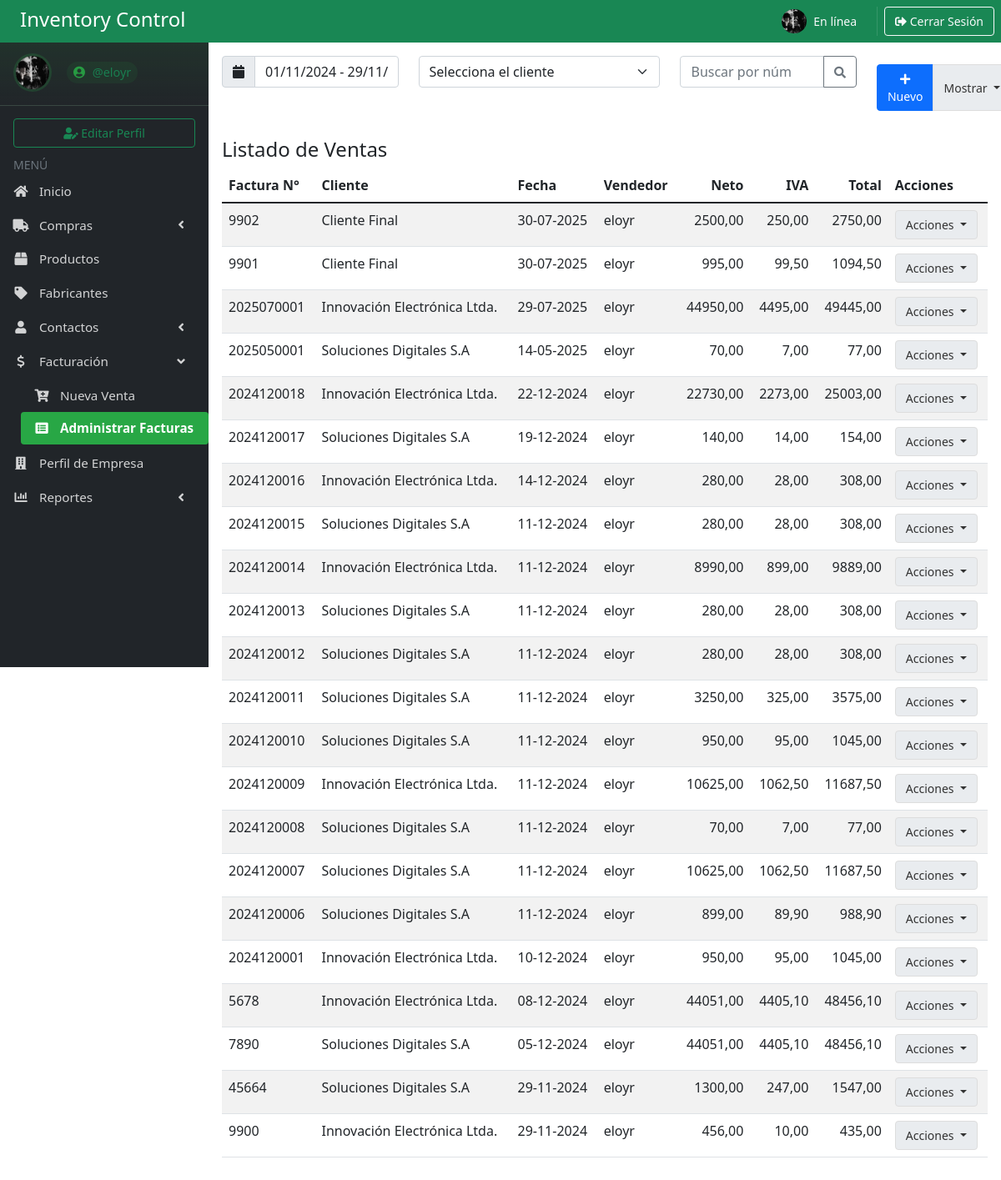
/admin_facturas/ (signed in), run on the app's committed database.
### Inventario/models.py (models this page shows, shortened)
class Profile(models.Model):
    user = models.OneToOneField(User, on_delete=models.CASCADE)
    image = models.ImageField(upload_to='profile_pics/', default='profile_pics/default-avatar.png', blank=True)
    last_seen = models.DateTimeField(default=timezone.now)

class Venta(models.Model):
    numero_factura = models.CharField(max_length=20, unique=True)
    cliente = models.ForeignKey('Cliente', on_delete=models.PROTECT)
    fecha = models.DateTimeField(auto_now_add=True)
    vendedor = models.ForeignKey(User, on_delete=models.PROTECT)
    neto = models.DecimalField(max_digits=10, decimal_places=2)
    iva = models.DecimalField(max_digits=10, decimal_places=2)
    total = models.DecimalField(max_digits=10, decimal_places=2)
    estado = models.BooleanField(default=True)  # Para marcar si la venta está activa o anulada
    created_at = models.DateTimeField(auto_now_add=True)
    updated_at = models.DateTimeField(auto_now=True)
    class Meta:
        verbose_name = 'Venta'
        verbose_name_plural = 'Ventas'
        ordering = ['-fecha']

class Cliente(models.Model):
    nombre = models.CharField(max_length=200)
    numero_impuesto = models.CharField(max_length=50, blank=True, null=True)
    sitio_web = models.URLField(max_length=200, blank=True, null=True)
    telefono_empresa = models.CharField(max_length=20)
    nombres = models.CharField(max_length=100)
    apellidos = models.CharField(max_length=100)
    correo_electronico = models.EmailField(max_length=254)
    telefono_contacto = models.CharField(max_length=20)
    calle = models.CharField(max_length=200)
    ciudad = models.CharField(max_length=100)
    region_provincia = models.CharField(max_length=100)
    codigo_postal = models.CharField(max_length=20)
    pais = models.CharField(max_length=100)
    fecha_registro = models.DateTimeField(auto_now_add=True)
    fecha_actualizacion = models.DateTimeField(auto_now=True)
    class Meta:
        verbose_name = "Cliente"
        verbose_name_plural = "Clientes"

### Inventario/views.py (the view)
# urls.py: path('admin_facturas/', views.admin_facturas, name='admin_facturas'),
@login_required
def admin_facturas(request):
    ventas = Venta.objects.all().order_by('-fecha')
    clientes = Cliente.objects.all()
    context = {
        'ventas': ventas,
        'clientes': clientes,
        'active_page': 'admin_facturas'
    }
    return render(request, 'Inventario/admin_facturas.html', context)

### Inventario/context_processors.py (called while the page is built)
def user_profile(request):
    if request.user.is_authenticated:
        profile, created = Profile.objects.get_or_create(user=request.user)
        now = timezone.now()
        online = (now - profile.last_seen) < timedelta(minutes=2)
        return {'user_profile': profile, 'is_online': online}
    return {}

### Inventario/templates/Inventario/admin_facturas.html (shortened to what this page needs)
{% extends 'Inventario/base.html' %}
{% block content %}
<div class="row mb-3">
    <div class="col-md-3">
        <div class="input-group">
            <span class="input-group-text">
                <i class="fas fa-calendar"></i>
            </span>
            <input type="text" class="form-control" value="01/11/2024 - 29/11/2024">
        </div>
    </div>
    <div class="col-md-4">
        <select class="form-select">
            <option value="">Selecciona el cliente</option>
        </select>
    </div>
    <div class="col-md-3">
        <div class="input-group">
            <input type="text" class="form-control" placeholder="Buscar por núm">
            <button class="btn btn-outline-secondary" type="button">
                <i class="fas fa-search"></i>
            </button>
        </div>
    </div>
    <div class="col-md-2 text-end">
        <div class="btn-group mb-3">
            <a href="{% url 'Inventario:nueva_venta' %}" class="btn btn-primary">
                <i class="fas fa-plus"></i> Nuevo
            </a>
            <button type="button" class="btn btn-secondary dropdown-toggle" data-bs-toggle="dropdown" aria-expanded="false">
                Mostrar
            </button>
        </div>
    </div>
</div>
<h4>Listado de Ventas</h4>
<div class="table-responsive">
    <table class="table table-striped">
        <thead>
            <tr>
                <th>Factura N°</th>
                <th>Cliente</th>
                <th>Fecha</th>
                <th>Vendedor</th>
                <th class="text-end">Neto</th>
                <th class="text-end">IVA</th>
                <th class="text-end">Total</th>
                <th>Acciones</th>
            </tr>
        </thead>
        <tbody>
            {% if ventas %}
                {% for venta in ventas %}
                <tr>
                    <td>{{ venta.numero_factura }}</td>
                    <td>{{ venta.cliente.nombre }}</td>
                    <td>{{ venta.fecha|date:"d-m-Y" }}</td>
                    <td>{{ venta.vendedor.username }}</td>
                    <td class="text-end">{{ venta.neto|floatformat:2 }}</td>
                    <td class="text-end">{{ venta.iva|floatformat:2 }}</td>
                    <td class="text-end">{{ venta.total|floatformat:2 }}</td>
                    <td>
                        <div class="dropdown">
                            <button class="btn btn-secondary dropdown-toggle" type="button" id="dropdownMenuButton" data-bs-toggle="dropdown" aria-expanded="false">
                                Acciones
                            </button>
                        </div>
                    </td>
                </tr>
                {% endfor %}
            {% else %}
                <tr>
                    <td colspan="8" class="text-center">No hay ventas registradas</td>
                </tr>
            {% endif %}
        </tbody>
    </table>
</div>
{% endblock %}

### Inventario/templates/Inventario/base.html (shortened to what this page needs)
{% load static %}
<!DOCTYPE html>
<html lang="es">
<head>
    <link rel="stylesheet" href="https://cdnjs.cloudflare.com/ajax/libs/font-awesome/6.0.0-beta3/css/all.min.css">
    <link href="https://cdn.jsdelivr.net/npm/bootstrap@5.1.3/dist/css/bootstrap.min.css" rel="stylesheet">
    <link rel="stylesheet" href="https://cdnjs.cloudflare.com/ajax/libs/font-awesome/5.15.4/css/all.min.css">
    <link rel="stylesheet" href="https://cdn.jsdelivr.net/npm/sweetalert2@11/dist/sweetalert2.min.css">
</head>
<body>
    <div class="container-fluid p-0">
        <div class="bg-success text-white p-2 d-flex justify-content-between align-items-center" style="position: relative; z-index: 1001;">
            <h4 class="mb-1 ms-3">Inventory Control</h4>
            <div class="d-flex align-items-center">
                {% if user.is_authenticated %}
                    {% if user_profile.image and user_profile.image.url %}
                        <img src="{{ user_profile.image.url }}" class="rounded-circle me-2" width="30" alt="Profile Picture">
                    {% else %}
                        <img src="{% static 'img/default-avatar.png' %}" class="rounded-circle me-2" width="30" alt="Default Avatar">
                    {% endif %}
                    <div class="me-3">
                        <div class="small text-light">{% if is_online %}En línea{% else %}Desconectado{% endif %}</div>
                    </div>
                    <a href="/logout/" class="btn btn-outline-light btn-sm">
                        <i class="fas fa-sign-out-alt"></i> Cerrar Sesión
                    </a>
                {% endif %}
            </div>
        </div>
        <div class="d-flex">
            <aside class="main-sidebar bg-dark" style="width: 250px;">
                <section class="sidebar">
                    <div class="user-panel d-flex align-items-center p-3">
                        <div class="image">
                            {% if user_profile.image and user_profile.image.url %}
                                <img src="{{ user_profile.image.url }}" class="rounded-circle" alt="User Image" width="40">
                            {% else %}
                                <img src="{% static 'img/default-avatar.png' %}" class="rounded-circle" alt="User Image" width="40">
                            {% endif %}
                        </div>
                        <div class="info ms-2">
                            <a href="#" class="text-success" style="text-decoration: none; font-size: 0.9rem; opacity: 0.9;">
                                <i class="fa fa-user-circle"></i> @{{ user.username }}
                            </a>
                        </div>
                    </div>
                    {% if user.is_authenticated %}
                        <div class="px-3 mb-2">
                            <a href="/editar_perfil/" class="btn btn-outline-success btn-sm w-100">
                                <i class="fa fa-user-edit"></i> Editar Perfil
                            </a>
                        </div>
                    {% endif %}
                    <div class="text-muted px-3">
                        <small>MENÚ</small>
                    </div>
                    <ul class="nav flex-column">
                        <li class="nav-item">
                            <a href="/panel_control" class="nav-link text-white">
                                <i class="fa fa-home"></i> <span>Inicio</span>
                            </a>
                        </li>
                        <li class="nav-item">
                            <a href="#" class="nav-link text-white d-flex justify-content-between align-items-center" data-bs-toggle="collapse" data-bs-target="#comprasMenu" aria-expanded="false" aria-controls="comprasMenu">
                                <div>
                                    <i class="fa fa-truck"></i>
                                    <span>Compras</span>
                                </div>
                                <i class="fa fa-angle-left collapse-icon"></i>
                            </a>
                        </li>
                        <li class="nav-item">
                            <a href="/productos/" class="nav-link text-white active3 {% if active_page == 'productos' %}active{% endif %}">
                                <i class="fa fa-box"></i> <span>Productos</span>
                            </a>
                        </li>
                        <li class="nav-item">
                            <a href="/fabricantes" class="nav-link text-white active4 {% if active_page == 'fabricantes' %}active{% endif %}">
                                <i class="fa fa-tag"></i> <span>Fabricantes</span>
                            </a>
                        </li>
                        <li class="nav-item">
                            <a href="#" class="nav-link text-white d-flex justify-content-between align-items-center" data-bs-toggle="collapse" data-bs-target="#contactosMenu" aria-expanded="false">
                                <div>
                                    <i class="fa fa-user"></i>
                                    <span>Contactos</span>
                                </div>
                                <i class="fa fa-angle-left collapse-icon"></i>
                            </a>
                        </li>
                        <li class="nav-item">
                            <a href="#" class="nav-link text-white d-flex justify-content-between align-items-center" data-bs-toggle="collapse" data-bs-target="#facturacionMenu" aria-expanded="false">
                                <div>
                                    <i class="fa fa-dollar"></i>
                                    <span>Facturación</span>
                                </div>
                                <i class="fa fa-angle-left collapse-icon float-end"></i>
                            </a>
                            <ul class="collapse" id="facturacionMenu">
                                <li><a href="/nueva_venta/" class="nav-link text-white active7 {% if active_page == 'nueva_venta' %}active{% endif %}"><i class="fa fa-cart-plus"></i> Nueva Venta</a></li>
                                <li><a href="{% url 'Inventario:admin_facturas' %}" class="nav-link text-white active8 {% if active_page == 'admin_facturas' %}active{% endif %}"><i class="fa fa-list-alt"></i> Administrar Facturas</a></li>
                            </ul>
                        </li>
                        <li class="nav-item">
                            <a href="/perfil_empresa/" class="nav-link text-white {% if active_page == 'perfil_empresa' %}active{% endif %}">
                                <i class="fas fa-building"></i> <span>Perfil de Empresa</span>
                            </a>
                        </li>
                        <li class="nav-item">
                            <a href="#" class="nav-link text-white d-flex justify-content-between align-items-center" data-bs-toggle="collapse" data-bs-target="#reporteMenu" aria-expanded="false">
                                <div>
                                    <i class="fa fa-chart-bar"></i>
                                    <span>Reportes</span>
                                </div>
                                <i class="fa fa-angle-left collapse-icon"></i>
                            </a>
                        </li>
                    </ul>
                </section>
            </aside>
            <main class="flex-grow-1 p-3">
                {% block content %}
                {% endblock %}
            </main>
        </div>
    </div>
</body>
</html>

### Inventario/templates/Inventario/base.html (style rules this page uses)
.main-sidebar { position: fixed; top: 48px; left: 0; width: 250px; height: calc(100vh - 48px); z-index: 1000; display: flex; flex-direction: column; overflow-y: auto; scrollbar-width: thin; scrollbar-color: rgba(255,255,255,0.1) transparent; }
.sidebar { flex: 1; display: flex; flex-direction: column; }
.nav-item { margin: 1px 0; }
.nav-link { padding: 8px 15px !important; color: rgba(255,255,255,.8) !important; transition: all 0.3s ease; font-size: 0.95rem; }
.collapse { padding-left: 25px; margin-top: 2px; }
.collapse .nav-link { padding: 8px 15px !important; }
.user-panel { padding: 12px; margin-bottom: 15px; border-bottom: 1px solid rgba(255,255,255,.1); background: linear-gradient(to bottom, rgba(40,167,69,0.1), transparent); }
.user-panel .image { padding: 3px; border-radius: 50%; background: rgba(40,167,69,0.2); margin-right: 10px; transition: all 0.3s ease; }
.user-panel .info { padding: 5px 0; }
.user-panel .info a { display: inline-block; padding: 2px 8px; border-radius: 15px; background: rgba(40,167,69,0.1); transition: all 0.3s ease; }
.user-panel .info i { margin-right: 5px; color: #28a745; }
main { margin-left: 250px; padding: 20px; }
.container-fluid { width: 100%; padding: 0; }
.nav-link i { width: 20px; text-align: center; margin-right: 8px; }
.nav-link.active { background-color: #28a745; color: white !important; border-radius: 4px; margin: 0; position: relative; }
.nav-item { position: relative; }
.collapse .nav-link.active { margin: 1px 0; }

### Inventario/templates/Inventario/admin_facturas.html (style rules this page uses)
.active8 { color: green !important; font-weight: bold; }
.btn-group { margin: 10px 0; }
.btn-primary { background-color: #0d6efd; border-color: #0d6efd; color: white; }
.btn-secondary { background-color: #6c757d; border-color: #6c757d; color: white; }
.btn { padding: 6px 12px; font-size: 14px; font-weight: 400; line-height: 1.5; border-radius: 4px; }
.dropdown-toggle::after { display: inline-block; margin-left: 0.255em; vertical-align: 0.255em; content: ""; border-top: 0.3em solid; border-right: 0.3em solid transparent; border-bottom: 0; border-left: 0.3em solid transparent; }
.btn-group { display: inline-flex; }
.btn-secondary { background-color: #e9ecef; border-color: #ddd; color: #333; }

### data on the page
Profile: image (picture)
Venta: numero_factura "9902", cliente.nombre "Cliente Final", fecha "30-07-2025", vendedor.username "eloyr", neto "2500,00", iva "250,00", total "2750,00"
Venta: numero_factura "9901", cliente.nombre "Cliente Final", fecha "30-07-2025", vendedor.username "eloyr", neto "995,00", iva "99,50", total "1094,50"
Venta: numero_factura "2025070001", cliente.nombre "Innovación Electrónica Ltda.", fecha "29-07-2025", vendedor.username "eloyr", neto "44950,00", iva "4495,00", total "49445,00"
Venta: numero_factura "2025050001", cliente.nombre "Soluciones Digitales S.A", fecha "14-05-2025", vendedor.username "eloyr", neto "70,00", iva "7,00", total "77,00"
Venta: numero_factura "2024120018", cliente.nombre "Innovación Electrónica Ltda.", fecha "22-12-2024", vendedor.username "eloyr", neto "22730,00", iva "2273,00", total "25003,00"
Venta: numero_factura "2024120017", cliente.nombre "Soluciones Digitales S.A", fecha "19-12-2024", vendedor.username "eloyr", neto "140,00", iva "14,00", total "154,00"
Venta: numero_factura "2024120016", cliente.nombre "Innovación Electrónica Ltda.", fecha "14-12-2024", vendedor.username "eloyr", neto "280,00", iva "28,00", total "308,00"
Venta: numero_factura "2024120015", cliente.nombre "Soluciones Digitales S.A", fecha "11-12-2024", vendedor.username "eloyr", neto "280,00", iva "28,00", total "308,00"
Venta: numero_factura "2024120014", cliente.nombre "Innovación Electrónica Ltda.", fecha "11-12-2024", vendedor.username "eloyr", neto "8990,00", iva "899,00", total "9889,00"
Venta: numero_factura "2024120013", cliente.nombre "Soluciones Digitales S.A", fecha "11-12-2024", vendedor.username "eloyr", neto "280,00", iva "28,00", total "308,00"
Venta: numero_factura "2024120012", cliente.nombre "Soluciones Digitales S.A", fecha "11-12-2024", vendedor.username "eloyr", neto "280,00", iva "28,00", total "308,00"
Venta: numero_factura "2024120011", cliente.nombre "Soluciones Digitales S.A", fecha "11-12-2024", vendedor.username "eloyr", neto "3250,00", iva "325,00", total "3575,00"
Venta: numero_factura "2024120010", cliente.nombre "Soluciones Digitales S.A", fecha "11-12-2024", vendedor.username "eloyr", neto "950,00", iva "95,00", total "1045,00"
Venta: numero_factura "2024120009", cliente.nombre "Innovación Electrónica Ltda.", fecha "11-12-2024", vendedor.username "eloyr", neto "10625,00", iva "1062,50", total "11687,50"
Venta: numero_factura "2024120008", cliente.nombre "Soluciones Digitales S.A", fecha "11-12-2024", vendedor.username "eloyr", neto "70,00", iva "7,00", total "77,00"
Venta: numero_factura "2024120007", cliente.nombre "Soluciones Digitales S.A", fecha "11-12-2024", vendedor.username "eloyr", neto "10625,00", iva "1062,50", total "11687,50"
Venta: numero_factura "2024120006", cliente.nombre "Soluciones Digitales S.A", fecha "11-12-2024", vendedor.username "eloyr", neto "899,00", iva "89,90", total "988,90"
Venta: numero_factura "2024120001", cliente.nombre "Innovación Electrónica Ltda.", fecha "10-12-2024", vendedor.username "eloyr", neto "950,00", iva "95,00", total "1045,00"
Venta: numero_factura "5678", cliente.nombre "Innovación Electrónica Ltda.", fecha "08-12-2024", vendedor.username "eloyr", neto "44051,00", iva "4405,10", total "48456,10"
Venta: numero_factura "7890", cliente.nombre "Soluciones Digitales S.A", fecha "05-12-2024", vendedor.username "eloyr", neto "44051,00", iva "4405,10", total "48456,10"
Venta: numero_factura "45664", cliente.nombre "Soluciones Digitales S.A", fecha "29-11-2024", vendedor.username "eloyr", neto "1300,00", iva "247,00", total "1547,00"
Venta: numero_factura "9900", cliente.nombre "Innovación Electrónica Ltda.", fecha "29-11-2024", vendedor.username "eloyr", neto "456,00", iva "10,00", total "435,00"

### other printed values
{{ user.username }} "eloyr"
